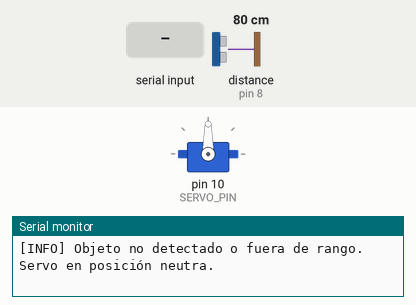
Simulated run of this sketch. Board: Arduino Uno, built with avr-gcc and run on an emulated ATmega328P. Shown: servo, the last lines printed to the serial monitor. Wiring (inferred from the names in the program): ultrasonic range finder: trigger pin 9; echo pin 8. Inputs (shaded band) come from the test bench; at power-on: distance to the obstacle (sensor on pin 8) 80 cm. The echo pulse lasts 58.3 µs per cm.

Above: at 1.5 s.
1.6 s: distance to the obstacle (sensor on pin 8) set to 33 cm
4.6 s: distance to the obstacle (sensor on pin 8) set to 28 cm
At 5.8 s:
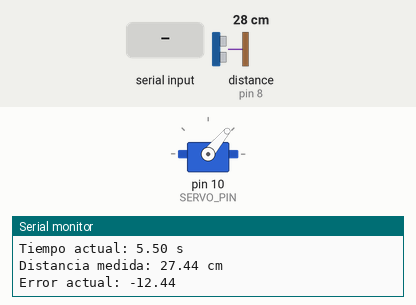
6.1 s: distance to the obstacle (sensor on pin 8) set to 2 cm
At 6.56 s:
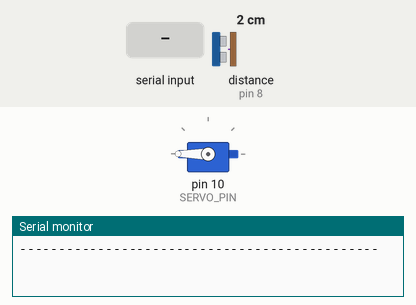
At 6.98 s:
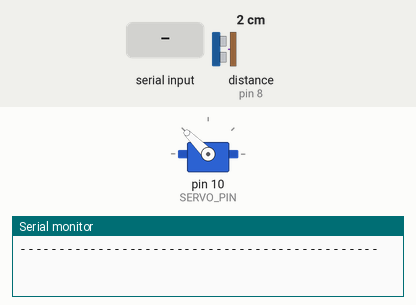
9.1 s: distance to the obstacle (sensor on pin 8) set to 4 cm
11.1 s: "I90\n" received over Serial
13.7 s: "P,45\n" received over Serial
At 14.11 s:
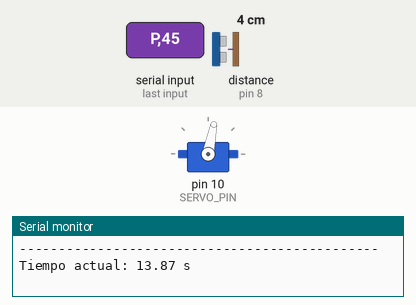
Timing chart, 0 to 17.7 s (numbered marks = the images above; inputs shaded):
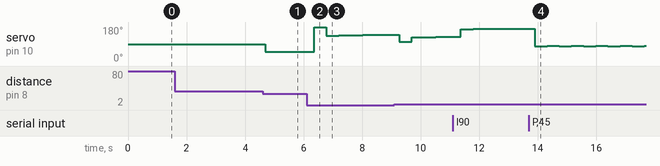

Measured:
- the behaviour switches between 31 and 30 cm on distance to the obstacle (sensor on pin 8) (found by bisection; images 0 and 1)
- after the input at 4.6 s, servo on pin 10 (SERVO_PIN): 90° → 50° after 0.10 s
- after the input at 6.1 s, servo on pin 10 (SERVO_PIN): 50° → 180° after 0.26 s, → 135° 0.42 s later, → 136° 0.42 s later, → 137° 0.42 s later, … (7 changes in this stretch)
- after the input at 13.7 s, servo on pin 10 (SERVO_PIN): alternates 80° for 0.41 s and 79° for 0.42 s, starting after 0.20 s

The sketch:

Ultrasonico.ino
```cpp
#include <Servo.h>

#define TRIG_PIN 9
#define ECHO_PIN 8
const int SERVO_PIN = 10;

float setpoint = 15.0;


float distancia = 0;
float error = 0;
float error_anterior = 0;
float integral = 0;
float derivada = 0;
float salida = 0;


float Kp = 8;
float Ki = 0.2;
float Kd = 5;


unsigned long tiempo_anterior = 0;
const unsigned long periodo = 50;

Servo servo;


#define Habilitar_Telemetria true
unsigned long UltimoChequeoSerial = 0;
unsigned long UltimaEnvioTelemetria = 0;
bool TelemetriaActiva = true;


void ImprimirTelemetria() {
  Serial.println(F("---MODO TELEMETRIA ACTIVADO---"));
  Serial.println(F("Comandos disponibles: "));
  Serial.println(F("P<valor> = cambia Kp (Ej: P7.5)"));
  Serial.println(F("I<valor> = cambia Ki (Ej: I0.3)"));
  Serial.println(F("D<valor> = cambia Kd (Ej: D5)"));
  Serial.println(F("S = mostrar valores actuales"));
  Serial.println(F("L = activar/desactivar telemetría"));
}

void ProcesarComandosSerial() {
  if (millis() - UltimoChequeoSerial < 100) return;
  UltimoChequeoSerial = millis();

  while (Serial.available() > 0) {
    String comando = Serial.readStringUntil('\n');
    comando.trim();
    if (comando.length() == 0) continue;

    char codigoComando = toupper(comando.charAt(0));
    String valorTexto = comando.substring(1);

    switch (codigoComando) {
      case 'P':
        Kp = valorTexto.toFloat();
        Serial.print(F("Nuevo Kp = "));
        Serial.println(Kp);
        break;
      case 'I':
        Ki = valorTexto.toFloat();
        Serial.print(F("Nuevo Ki = "));
        Serial.println(Ki);
        break;
      case 'D':
        Kd = valorTexto.toFloat();
        Serial.print(F("Nuevo Kd = "));
        Serial.println(Kd);
        break;
      case 'S':
        Serial.print(F("Kp=")); Serial.print(Kp);
        Serial.print(F(" Ki=")); Serial.print(Ki);
        Serial.print(F(" Kd=")); Serial.println(Kd);
        break;
      case 'L':
        TelemetriaActiva = !TelemetriaActiva;
        Serial.print(F("Telemetría "));
        Serial.println(TelemetriaActiva ? F("ACTIVADA") : F("DESACTIVADA"));
        break;
      default:
        Serial.print(F("Comando no reconocido: "));
        Serial.println(comando);
    }
  }
}


void EnviarTelemetria(float distancia, float setpoint, float salida) {
  if (!Habilitar_Telemetria || !TelemetriaActiva) return;
  if (millis() - UltimaEnvioTelemetria < 200) return;
  UltimaEnvioTelemetria = millis();

  Serial.print("Tiempo = "); Serial.print(millis());
  Serial.print(" ms | Distancia = "); Serial.print(distancia);
  Serial.print(" cm | Setpoint = "); Serial.print(setpoint);
  Serial.print(" cm | Salida PID = "); Serial.print(salida);
  Serial.print(" | Kp="); Serial.print(Kp);
  Serial.print(" Ki="); Serial.print(Ki);
  Serial.print(" Kd="); Serial.println(Kd);
}


float medirDistancia() {
  const int muestras = 5;
  float suma = 0;
  int validas = 0;

  for (int i = 0; i < muestras; i++) {
    digitalWrite(TRIG_PIN, LOW);
    delayMicroseconds(2);
    digitalWrite(TRIG_PIN, HIGH);
    delayMicroseconds(10);
    digitalWrite(TRIG_PIN, LOW);

    long duracion = pulseIn(ECHO_PIN, HIGH, 20000);
    if (duracion > 0) {
      float d = duracion * 0.034 / 2;
      suma += d;
      validas++;
    }
    delay(5);
  }

  return validas > 0 ? suma / validas : -1;
}


void setup() {
  Serial.begin(9600);
  servo.attach(SERVO_PIN);
  servo.write(90);

  pinMode(TRIG_PIN, OUTPUT);
  pinMode(ECHO_PIN, INPUT);

  Serial.println("==============================================");
  Serial.println(" SISTEMA DE CONTROL PID - BALANZA Y ESFERA ");
  Serial.println("==============================================");
  Serial.println("Iniciando sistema...");
  Serial.println();

  ImprimirTelemetria();
}


void loop() {
  ProcesarComandosSerial();

  unsigned long ahora = millis();
  float dt = (ahora - tiempo_anterior) / 1000.0;

  if (dt >= periodo / 1000.0) {
    tiempo_anterior = ahora;
    distancia = medirDistancia();

    if (distancia == -1 || distancia > 30) {
      servo.write(90);
      Serial.println("[INFO] Objeto no detectado o fuera de rango. Servo en posición neutra.");
      return;
    }


    error = setpoint - distancia;
    integral += Ki * error * dt;
    integral = constrain(integral, -50, 50);
    derivada = (error - error_anterior) / dt;

    salida = Kp * error + integral + Kd * derivada;
    salida = constrain(salida, 20, 160);

    float angulo = constrain(salida + 30, 0, 180);
    servo.write(angulo);


    error_anterior = error;

    EnviarTelemetria(distancia, setpoint, salida);


    Serial.println("----------------------------------------------");
    Serial.print("Tiempo actual: "); Serial.print(ahora / 1000.0, 2); Serial.println(" s");
    Serial.print("Distancia medida: "); Serial.print(distancia, 2); Serial.println(" cm");
    Serial.print("Error actual: "); Serial.println(error, 2);
    Serial.print("Componente P: "); Serial.println(Kp * error, 2);
    Serial.print("Componente I: "); Serial.println(integral, 2);
    Serial.print("Componente D: "); Serial.println(Kd * derivada, 2);
    Serial.print("Salida PID total: "); Serial.println(salida, 2);
    Serial.print("Ángulo aplicado al servo: "); Serial.println(angulo, 2);
    Serial.println("----------------------------------------------");
  }
}
```
